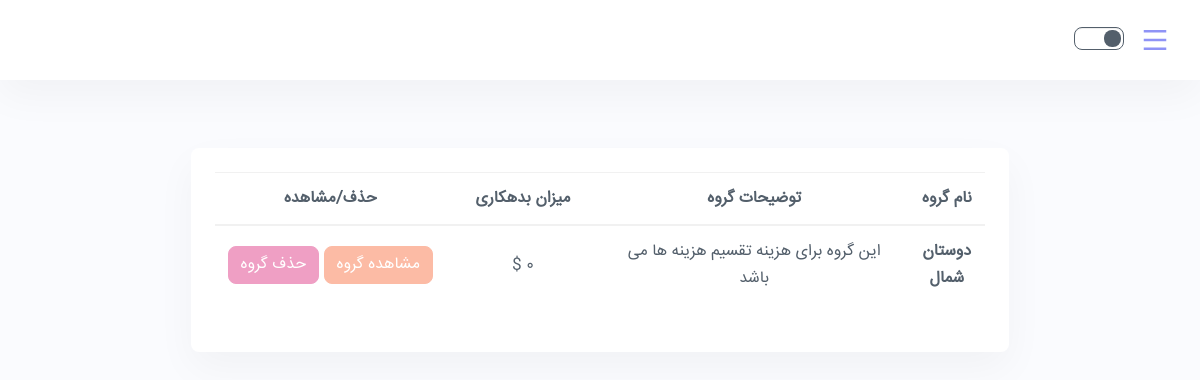
The page /groups-list/ (signed in) on the database as committed earlier.
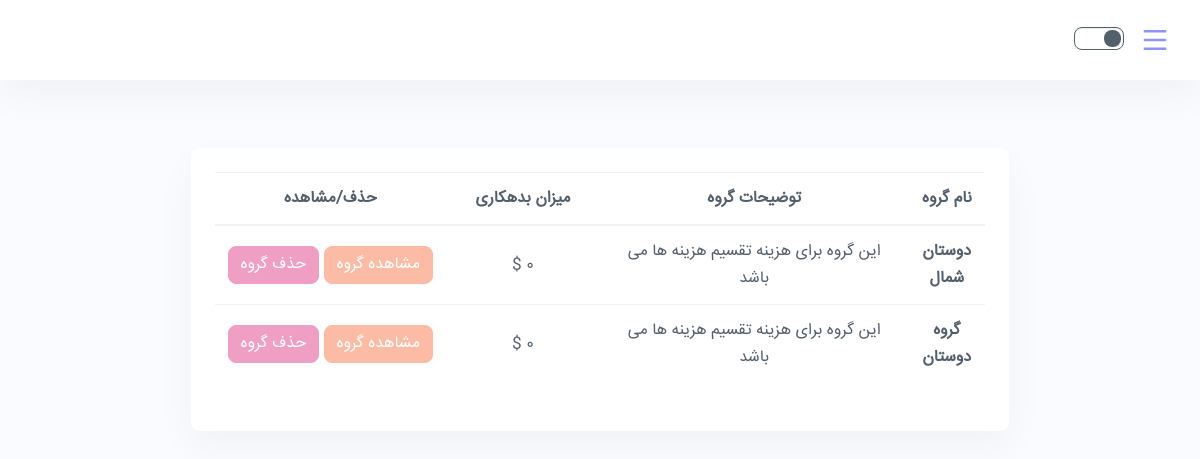
The same page on the database as committed later.
### DongLand/models.py (models this page shows, shortened)
class Bunch(models.Model):
    users = models.ManyToManyField(User, null=False, blank=False, related_name="%(class)s_members")
    name = models.CharField(max_length=150, unique=False, blank=False, null=False)
    creator = models.ForeignKey(User, on_delete=models.CASCADE, null=False, blank=False,
                                related_name='%(class)s_creator')
    token_str = models.CharField(max_length=10, default=''.join(
        random.choice(string.ascii_uppercase + string.digits) for _ in range(10)))

### DongLand/views.py (the view)
# urls.py: path('groups-list/', views.groups_list, name="groups_list"),
def groups_list(request):
    current_user = request.user
    user_groups = Bunch.objects.filter(users=current_user)
    list_of_groups = list(user_groups)
    groups = []
    for group in list_of_groups:
        groups.append(group.name)
    context = {"groups": list_of_groups}
    return render(request, "list_of_groups.html", context)

### templates/list_of_groups.html (shortened to what this page needs)
{% extends "user_base.html" %}
{% load static %}
{% block content %}
    {% if groups|length == 0 %}
        <p>در حال حاضر عضو هیچ گروهی نیستید.</p>
    {% else %}
        <div class="container py-5 h-100">
            <div class="row d-flex justify-content-center align-items-center h-100">
                <div class="card rounded-3">
                    <div class="card-body p-4">
                        <table class="table mb-4">
                            <thead>
                            <tr>
                                <th scope="col" class="text-center" style="width: 10%">نام گروه</th>
                                <th scope="col" class="text-center" style="width: 40%">توضیحات گروه</th>
                                <th scope="col" class="text-center" style="width: 20%">میزان بدهکاری</th>
                                <th scope="col" class="text-center" style="width: 30%">حذف/مشاهده</th>
                            </tr>
                            </thead>
                            <tbody>
                            {% for item in groups %}
                                <tr>
                                    <th scope="row" class="text-center">{{ item.name }}</th>
                                    <td class="text-center">این گروه برای هزینه تقسیم هزینه ها می باشد</td>
                                    <td class="text-center">0 $</td>
                                    <td class="text-center">
                                        <a class="btn btn-info ms-1 text-center"
                                           href="{% url 'group_details' item.token_str %}">مشاهده گروه</a>
                                        <a class="btn btn-danger text-center"
                                           href="{% url 'remove_group' item.token_str %}">حذف گروه</a>
                                    </td>
                                </tr>
                            {% endfor %}
                            </tbody>
                        </table>
                    </div>
                </div>
            </div>
        </div>
    {% endif %}
{% endblock %}

### templates/user_base.html (shortened to what this page needs)
{% load static %}
<!doctype html>
<html lang="en">
<head>
    <link rel="stylesheet" href="{% static "css/backend.min.css" %}">
    <link rel="stylesheet" href="{% static "vendor/%40fortawesome/fontawesome-free/css/all.min.css" %}">
    <link rel="stylesheet" href="{% static "vendor/line-awesome/dist/line-awesome/css/line-awesome.min.css" %}">
    <link rel="stylesheet" href="{% static "vendor/remixicon/fonts/remixicon.css" %}">
    <link rel="stylesheet"
          href="{% static "vendor/doc-viewer/include/verySimpleImageViewer/css/jquery.verySimpleImageViewer.css" %}">
</head>
<body class=" color-light ">
<div class="wrapper">
    <div class="iq-top-navbar fixed d-flex align-items-center">
        <div class="iq-navbar-custom">
            <nav class="navbar navbar-expand-lg navbar-light p-0">
                <div class="iq-navbar-logo d-flex align-items-center justify-content-between">
                    <i class="ri-menu-line wrapper-menu"></i>
                </div>
                <div class="d-flex align-items-center">
                    <div class="change-mode">
                        <div class="custom-control custom-switch custom-switch-icon custom-control-inline">
                            <div class="custom-switch-inner">
                                <label class="custom-control-label" for="dark-mode" data-mode="toggle">
                                </label>
                            </div>
                        </div>
                    </div>
                </div>
            </nav>
        </div>
    </div>
    <div class="content-page">
        <div class="container-fluid">
            <div class="row">
                <div class="col-lg-12">
                    {% block content %}
                    {% endblock %}
                </div>
            </div>
        </div>
    </div>
</div>
</body>
</html>

Rows that differ between the two databases and show on the page:
added Bunch: name "گروه دوستان"
